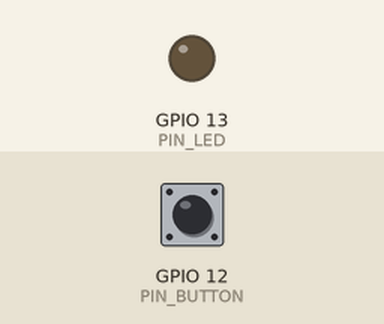
Recording of a sketch running on a simulated ESP32. Shown: output pins drawn as LEDs (lit = HIGH). Inputs (shaded band) come from the test bench; at power-on: GPIO 12 (PIN_BUTTON) LOW.

Above: at 1.2 s.
1.3 s: GPIO 12 (PIN_BUTTON) pulled HIGH for 0.15 s
At 2.0 s:
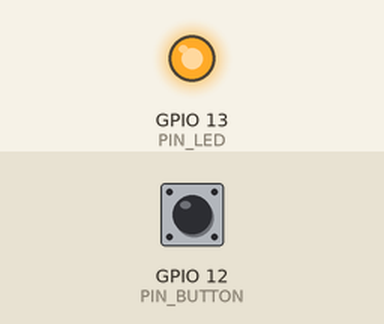
2.9 s: GPIO 12 (PIN_BUTTON) pulled HIGH for 1 s
At 3.2 s:
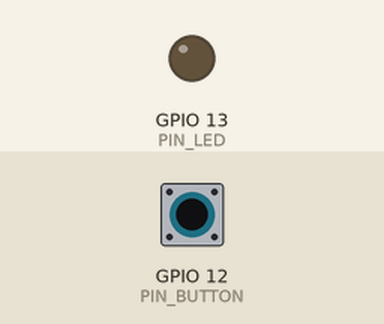
5.4 s: GPIO 12 (PIN_BUTTON) pulled HIGH for 3.2 s
At 6.3 s:
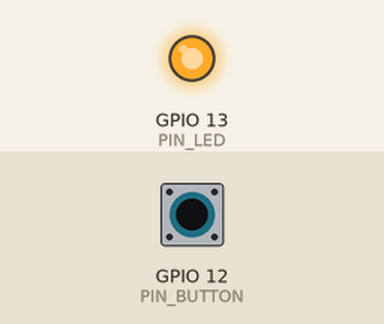
Timing chart, 0 to 8.4 s (numbered marks = the images above; inputs shaded):
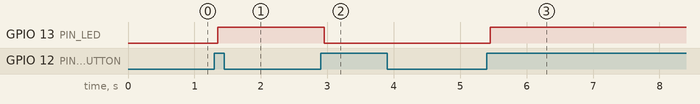

The sketch:

main.ino
```cpp
/*
* This simple setting shows up a button press and when this
* button has been pressed, then any actor, like a LED turns on,
* when the button has been pressed once or more.
*
* NOTE: Usually, the certain actor(s) is/are active only, as long as,
*       the button has been pressed. Since a single button press the
*       responding signal toggles many times within 50ms between LOW and HIGH,
*       thus you don't have physically a chance to press the button really once.
*
*       This can be done by a button debounce algorithm. The real signal will be
*       handled, when the button has been pressed at least 50ms.
*
* For the used ESP32, the button response pin (HIGH or LOW only)
* is connected to pin 12, whereas on pin 13 a digtial output pin
* to the LED has been set up.
*
* NOTE:
* any incoming signal, like a button, can be set up with:
* INPUT, INPUT_PULLUP and INPUT_PULLDOWN
*
* For this ESP32 these known pins can NOT handle INPUT_PULLUP | INPUT_PULLDOWN:
* 34, 35, 32, 33
* => These are toggle pins, which are usually in use for sensor data and those
*    pins may switch an incoming signal, even there's no device connected, many times
*    in a second randomly with a HIGH or LOW signal. Furthermore, if those pins are in use
*    with a button, then an external pullup or pulldown setup must be done by your own.
*
* this setup requires:
* - 1 actor, like a LED
* - 1 button (no matter, if this button has 2 or 4 pins)
* - 1 10k ohm resistor (recommended for the button)
* - 1 220 ohm resistor for the LED
*/

#include "settings.h"

int actor_state = LOW;                             // start with basic setting for the actor(s) => no actor turns on at the beginning
int current_button_state = LOW;                    // use the current button state => this button is usually not pressed
int last_button_state = LOW;                       // in use to compare with the last button state, if a button press has really been detected
unsigned long last_debounce_time = 0;              // stores the last used debounce time for the next turn

void check_pressed_button_primitive() {            // spoiler alert: this primitive function won't work
  static int button_counter = 0;                   // with an estimated possibility of 100%
  button_counter += digitalRead(PIN_BUTTON);

  if (button_counter % 2 == 1) {
    digitalWrite(PIN_LED, HIGH);
  } else {
    digitalWrite(PIN_LED, LOW);
  }
}

void check_pressed_button_correct() {
  int reading = digitalRead(PIN_BUTTON);

  if (reading != last_button_state) {
    last_debounce_time = millis();
  }

  if ((millis() - last_debounce_time) > DEBOUNCE_DELAY) {
    if (reading != current_button_state) {
      current_button_state = reading;

      if (current_button_state == HIGH) {
        actor_state = !actor_state;
      }
    }
  }

  digitalWrite(PIN_LED, actor_state);
  last_button_state = reading;
}

void setup() {
  pinMode(PIN_BUTTON, INPUT);
  pinMode(PIN_LED, OUTPUT);
}

void loop() {
  // check_pressed_button_primitive();
  check_pressed_button_correct();
}
```

settings.h
```cpp
#ifndef SETTINGS_H
#define SETTINGS_H

#define PIN_BUTTON        12        // pin for the incoming button signal
#define PIN_LED           13        // pin for the outgoing actor signal
#define DEBOUNCE_DELAY    50        // delay of 50 ms before the incoming signal is going to handle

#endif
```

Measured:
- after the input at 1.3 s, GPIO 13 (PIN_LED): LOW → HIGH after 0.05 s
- after the input at 2.9 s, GPIO 13 (PIN_LED): HIGH → LOW after 0.05 s
- after the input at 5.4 s, GPIO 13 (PIN_LED): LOW → HIGH after 0.05 s
